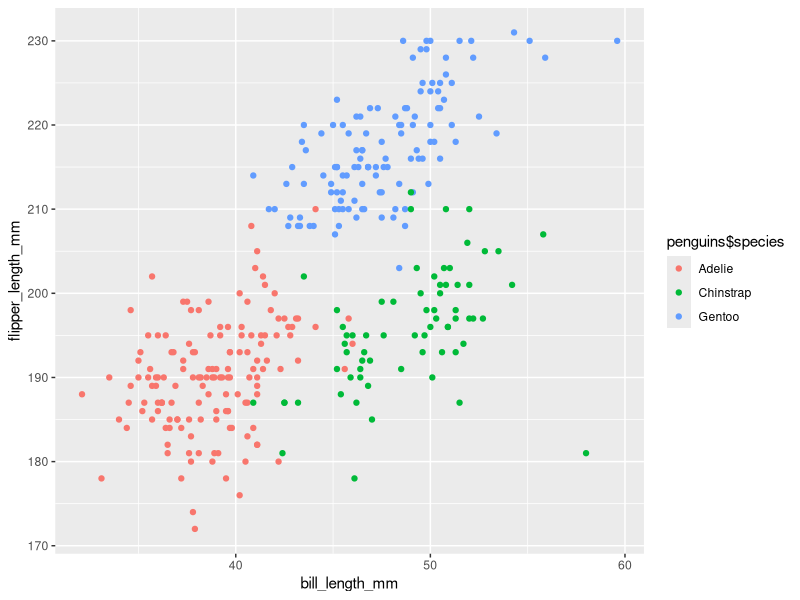
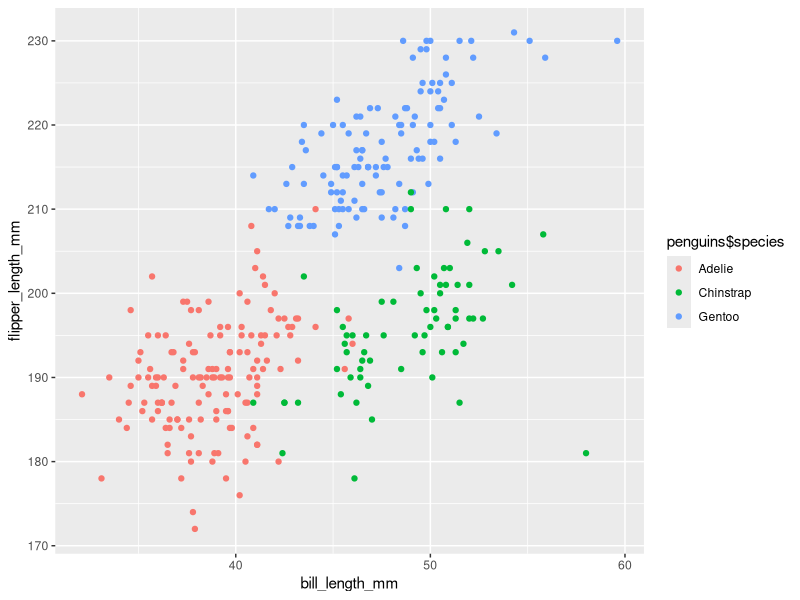

Source code (R) for these figures, in order:
## ---- chunk 1
library(tidyverse)
## ---- chunk 2
data("penguins", package = "palmerpenguins")
summary(penguins)
## ---- chunk 3
penguins <- na.omit(penguins)
plot_df=
  tibble(
    bill_length_mm = penguins$bill_length_mm,
    flipper_length_mm = penguins$flipper_length_mm
  )
ggplot(plot_df,aes(x=bill_length_mm,y=flipper_length_mm))+geom_point(aes(color=penguins$species))
ggsave("scatterplot of h1.pdf")
## ---- chunk 4
df=tibble(
    norm_number = rnorm(10),
    norm_logic=norm_number>0,
    norm_charactor= as.character(norm_number),
    
    ##factor1= as.factor(norm),
    factor2=c(1,2,3,1,2,3,1,2,3,1),
    factor4=as.factor(factor2),
    norm_factor=factor(c("1","2","3","1","2","3","1","2","3","1"),levels=c("1","2","3"))
  )
## ---- chunk 5
as.numeric(df$norm_charactor)
as.numeric(df$norm_factor)
